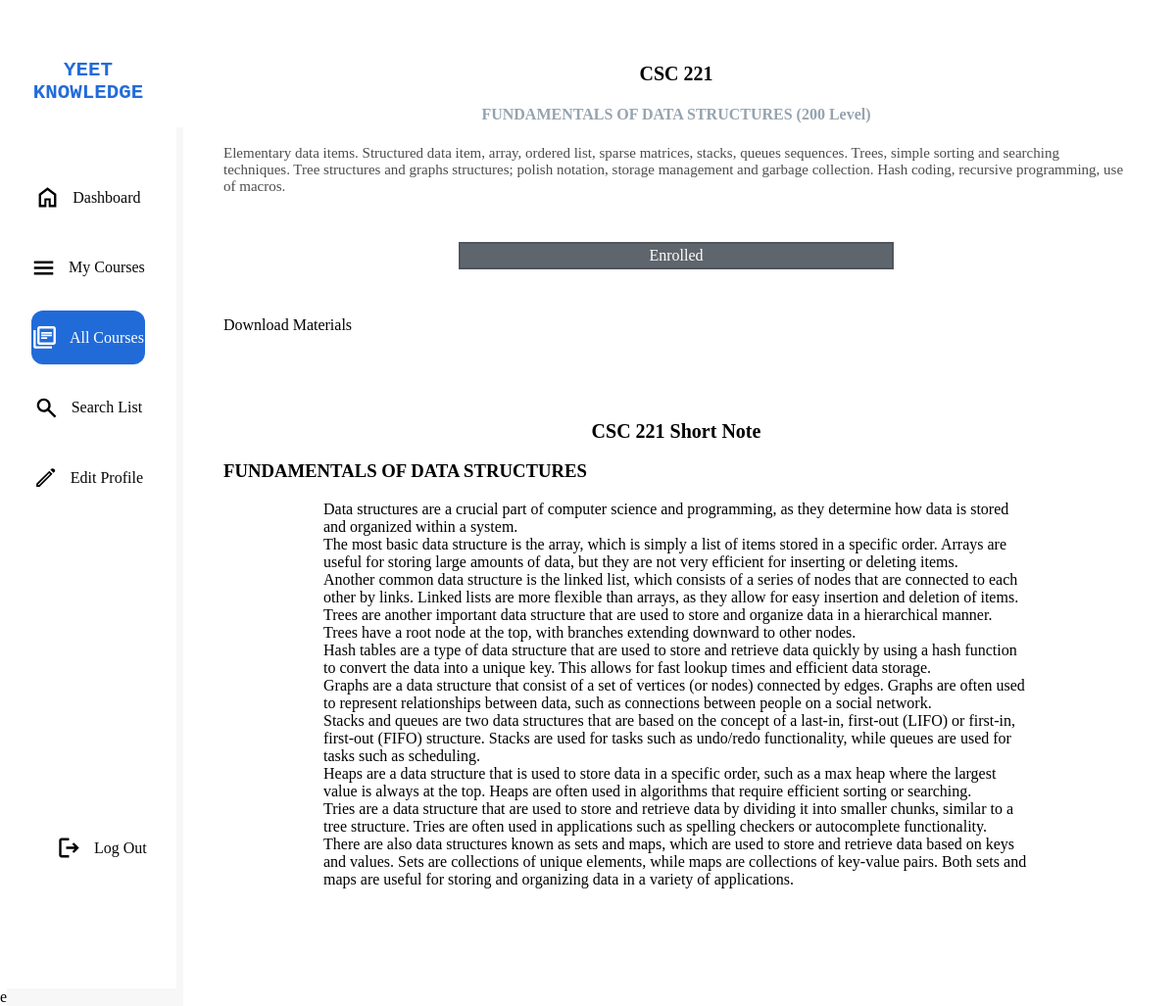
Screenshot of /personal/link.php?aq=csc221 (signed in) with the database file from the repository.
### tables this page shows
CREATE TABLE `courses` (
  `id` int(11) NOT NULL,
  `Course Code` varchar(30) NOT NULL,
  `Course Title` varchar(80) NOT NULL,
  `level` varchar(10) NOT NULL,
  `materials` varchar(2000) NOT NULL
);

### personal/link.php (the view, shortened to what this page needs)
<link rel="stylesheet" href="../style/style2.css">
<div class="container2">
<div class="one left">
            <a href="/vent/personal/allcourses.php"><div class="brand"><h4 class="h4">YEET KNOWLEDGE</h4></div></a>
            <ul>
                <a href="/vent/personal/dashboard.php"><li class="left-section"><img src="../icons/home.svg">Dashboard</li></a>
                <a href="/vent/personal/mycourses.php"><li class="left-section"><img src="../icons/menubook.svg">My Courses</li></a>
                <a href="/vent/personal/allcourses.php"><li class="left-section selection"><img class="blue" src="../icons/librarybooks.svg">All Courses</li></a>
                <a href="/vent/personal/search.php"><li class="left-section"><img src="../icons/search.svg">Search List</li></a>
                <a href="/vent/personal/editdetails.php"><li class="left-section"><img src="../icons/editn.svg">Edit Profile</li></a>
                <a href="/vent/personal/logout.php"><li class="left-section Settings"><img src="../icons/logout.svg">Log Out</li></a>
            </ul>
        </div>
    <div class="one center coursedetails">
    <?php
    $conn = mysqli_connect("localhost", "root", "", "learning");
    $save = $_SESSION['id'];
    if(isset($_GET["aq"])){
        if($_GET["aq"]){
            $rtr = $_GET["aq"];
            $word = strtoupper(substr($rtr, 0, 3)) . " ".  substr($rtr, 3, 6) ;
            $sqlquery = "SELECT * FROM `courses` WHERE `Course Code` = '$word'";
            $query = mysqli_query($conn, $sqlquery);
            $nnb = mysqli_fetch_array($query);
            echo "<center><div class=''><h2>{$word}</h2></div>
                            <div class=''><h4>{$nnb['Course Title']} ({$nnb['level']})</h4></div></center>
                            <div class='coursedet1'>{$nnb['materials']}</div>" ;
                            $last_read = $word;
            $yr = "SELECT mycourse FROM users WHERE id = $save AND `mycourse` like '%$rtr%'";
            $lkl = "UPDATE `dashboard` SET `lastRead` = '$last_read' where id = '$save'";
            mysqli_query($conn, $lkl);
            $yr1 = mysqli_query($conn, $yr);
    if(mysqli_num_rows($yr1) !== 0){
        echo "<a href='/vent/personal/link.php?aq={$rtr}&enr=yes'><div class='enrol enrolled'>Enrolled</div></a>";}
    else{
        echo "<a href='/vent/personal/link.php?aq={$rtr}&enr=no'><div class='enrol'>Enrol for this course</div></a>";
        }
        echo "<div class=''>Download Materials</div>";
        ?>
</head>
<body>
<div class="wrapper">
<?php
    $fil = '../material/' .$rtr .'/' .$rtr .'.xml';
    $filename = fopen($fil, 'r') or die ("weakness" );
    while(!feof($filename)){
        $line = fgets($filename);
        echo $line;
    }
}}
    else{
        header("location:/vent/personal/allcourses.php");
    }
?><br><br><br>
</div></div>
e

### style/style2.css (style rules this page uses)
* { list-style: none; list-style-type: none; text-decoration: none; }
body { padding: 0; margin: 0; height: 100vh; width: 96vw; }
h2 { font-size: 20px; margin: 1rem 0rem; }
h4 { color: rgb(150, 163, 175); }
a { font-size: 16px; }
.brand { display: flex; }
.container2 { display: grid; padding: 0px; margin: 0px; grid-template-columns: 15vw 85vw; height: 100%; position: relative; }
.one { position: relative; }
.left { background-color: rgb(255, 255, 255); padding: 2rem; box-shadow: 7px 130px rgb(247, 247, 247); }
.left-section { padding: 15px 0rem; text-align: center; background-color: rgb(255, 255, 255); margin-block-start: 1.6vh; color: rgb(7, 7, 7); display: flex; align-items: center; justify-content: center; gap: 0.8rem; }
.left-section img, .l img { width: 25px; height: 25px; }
.h4 { font-size: 1.3rem; width: 100%; font-family: Arial, Helvetica, sans-serif; text-align: center; font-family: "Courier New", Courier, monospace; color: #0b5cd6e7; }
ul { margin-block-start: 4vh; padding-inline-start: 0px; }
.Settings { position: absolute; top: max(80vh); width: 80%; }
.blue { filter: invert(100%) sepia(63%) saturate(0%) hue-rotate(246deg) brightness(100%) contrast(156%); }
.center { padding: 3rem; }
img { width: 160px; height: 130px; }
.coursedetails { font-size: 17px; font-family: Cambria, Cochin, Georgia, Times, 'Times New Roman', serif; font-size: 1rem; }
.coursedet1 { margin: auto; font-size: 15px; opacity: 70%; }
.enrol { text-align: center; margin: 3rem 15rem; border: #0b5cd6e7 2px solid; padding: 3px; color:#0b5cd6e7; }
.enrolled { border: #4f555de7 2px solid; color:white; background-color: #4f555de7; }
.none p { font-size: 16px; font-weight: 400; font-family: 'Crimson Text', serif; width: 60vw; margin: auto; }
.container2 { margin: 0; height: 100vh; padding: 0px; scrollbar-width: 1px; }
.one { margin: 0; }
.left { margin: 0; background-color: rgb(255, 255, 255); padding: 2rem; box-sizing: border-box; box-shadow: 7px 130px rgb(247, 247, 247); }
.center { margin: 0; overflow-x: hidden; }
.left-section { text-align: center; padding: 15px 0rem; text-align: center; background-color: rgb(255, 255, 255); margin-block-start: 1.6vh; color: rgb(7, 7, 7); display: flex; align-items: center; justify-content: center; gap: 0.8rem; }
.selection { background-color: #0b5cd6e7; color: white; border-radius: 12px; }

### rows the page displays
courses: Course Title "FUNDAMENTALS OF DATA STRUCTURES", level "200 Level", materials "Elementary data items. Structured data item, array, ordered list, sparse matrices, stacks, queues sequences. Trees, simple sorting and searching techniques. Tree structures and graphs structures; polish notation, storage management and garbage collection. Hash coding, recursive programming, use of macros."

### other values shown
$word "CSC 221"
$line "CSC 221 Short Note"
$line "FUNDAMENTALS OF DATA STRUCTURES"
$line "Data structures are a crucial part of computer science and programming, as they determine how data is stored and organized within a system."
$line "Trees are another important data structure that are used to store and organize data in a hierarchical manner. Trees have a root node at the top, with branches extending downward to other nodes."
